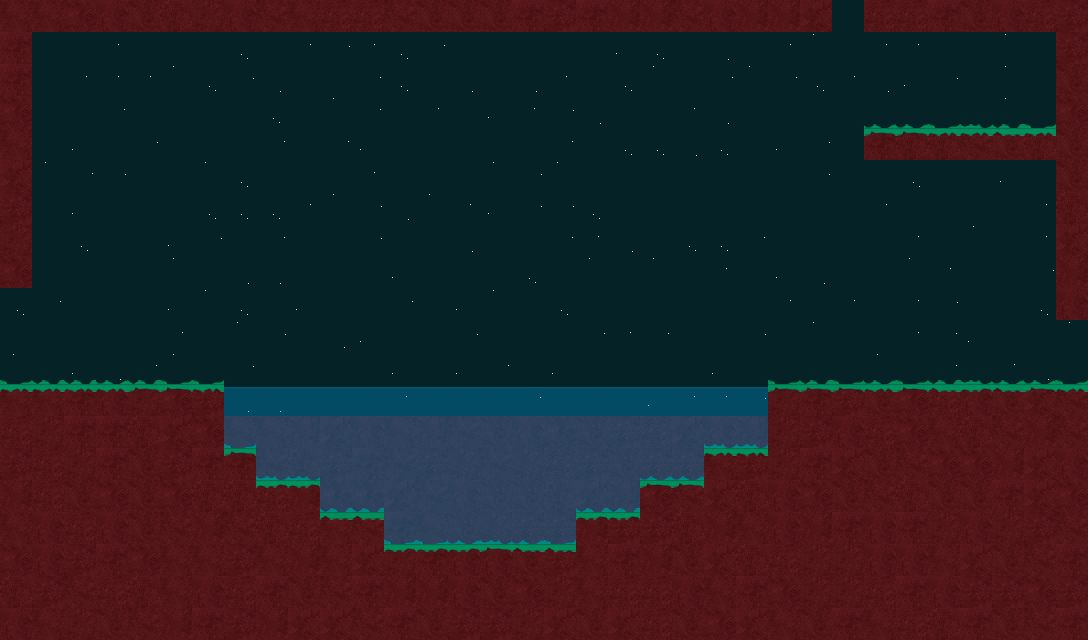

This is a level from a 2D game, rendered from its Tiled map with the project's own tilesets. A one-line summary and the map file follow, with tile-layer data summarised:
An orthogonal 34x20 tile map with 32x32 px tiles, 4 tile layers (collide, water_behind, grass, water_front), 6 tilesets and 2 objects (waterSurfaceEffect, enemy).

<map version="1.0" orientation="orthogonal" width="34" height="20" tilewidth="32" tileheight="32">
 <tileset firstgid="1" name="Night9_01" tilewidth="32" tileheight="32">
  <image source="images/Night9_01.png" width="128" height="128" />
 </tileset>
 <tileset firstgid="17" name="GrassTop4_01" tilewidth="32" tileheight="32">
  <image source="images/GrassTop4_01.png" width="128" height="32" />
 </tileset>
 <tileset firstgid="21" name="Mud4_02" tilewidth="32" tileheight="32">
  <properties>
   <property name="blocked" value="true" />
  </properties>
  <image source="images/Mud4_02.png" width="144" height="96" />
 </tileset>
 <tileset firstgid="33" name="GrassBottom" tilewidth="32" tileheight="32">
  <image source="images/grassbottom.png" width="128" height="32" />
 </tileset>
 <tileset firstgid="37" name="water" tilewidth="32" tileheight="32">
  <properties>
   <property name="frictionx" value="0.8" />
   <property name="frictiony" value="0.1" />
   <property name="gravity" value="0.01" />
   <property name="water" value="true" />
  </properties>
  <image source="images/water.png" width="128" height="128" />
 </tileset>
 <tileset firstgid="53" name="Ladder" tilewidth="32" tileheight="32">
  <properties>
   <property name="ladder" value="true" />
  </properties>
  <image source="images/LADDER.png" width="32" height="32" />
 </tileset>
 <layer name="collide" width="34" height="20">
  <properties>
   <property name="render-index" value="-10000" />
  </properties>
  <data>[680 cells, 680 non-empty, 44 distinct tile ids]</data>
 </layer>
 <layer name="water_behind" width="34" height="20">
  <properties>
   <property name="render-index" value="-11000" />
  </properties>
  <data>[680 cells, 76 non-empty, 24 distinct tile ids]</data>
 </layer>
 <layer name="grass" width="34" height="20">
  <properties>
   <property name="render-index" value="5000" />
  </properties>
  <data>[680 cells, 80 non-empty, 8 distinct tile ids]</data>
 </layer>
 <layer name="water_front" width="34" height="20">
  <properties>
   <property name="render-index" value="200000" />
  </properties>
  <data>[680 cells, 64 non-empty, 16 distinct tile ids]</data>
 </layer>
 <objectgroup name="weffects" width="34" height="20">
  <object name="04_watereffects1" type="waterSurfaceEffect" x="224" y="384" width="544" height="32" />
 </objectgroup>
 <objectgroup name="enemies" width="34" height="20">
  <object name="04_enemy_rawr1" type="enemy" x="928" y="96" width="32" height="32">
   <properties>
    <property name="type" value="rawr" />
   </properties>
  </object>
 </objectgroup>
</map>
